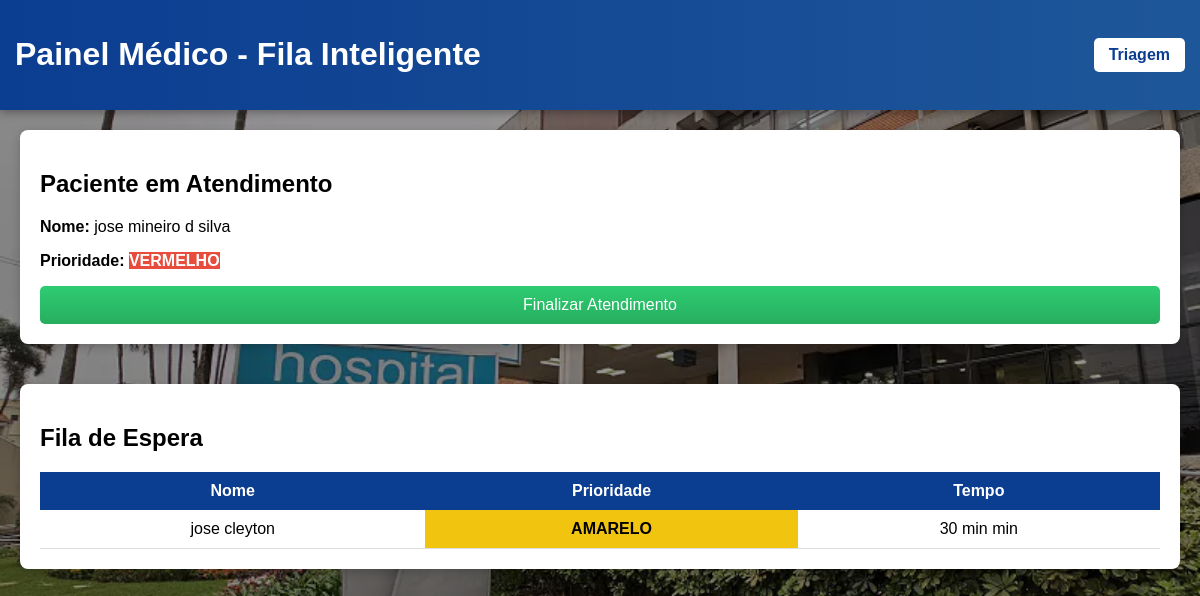
Page /painel on the earlier database version.
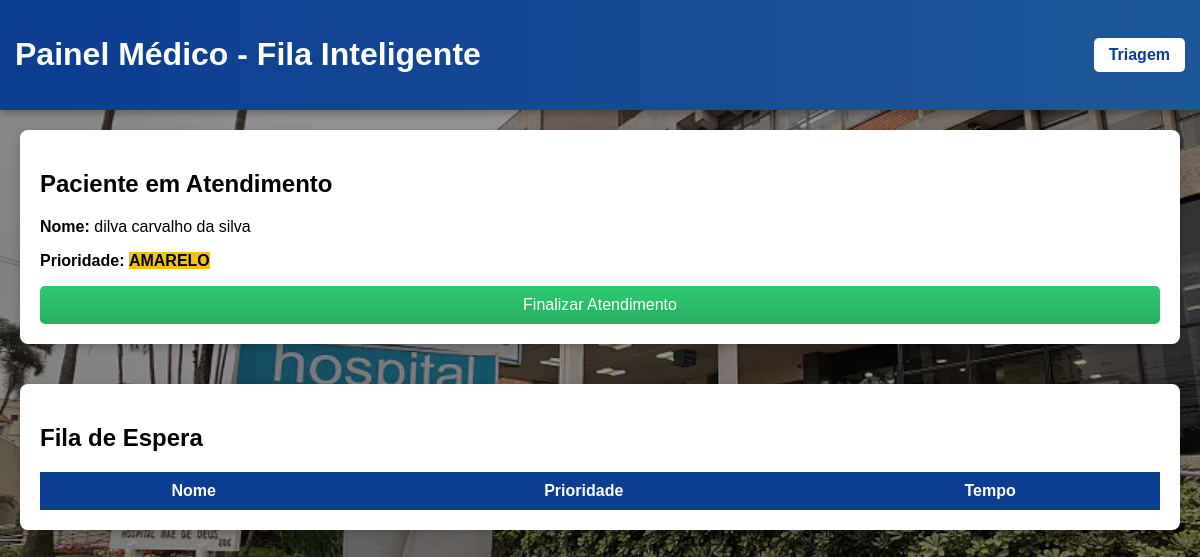
Same page on the later database version.
### tables this page shows
CREATE TABLE pacientes(
        id INTEGER PRIMARY KEY AUTOINCREMENT,
        nome TEXT,
        idade INTEGER,
        diagnostico TEXT,
        cor TEXT,
        tempo TEXT,
        status TEXT DEFAULT 'AGUARDANDO'
    );

### app.py (the view)
@app.route("/painel")
def painel():
    conn = sqlite3.connect("database.db")
    cursor = conn.cursor()
    cursor.execute("""
        SELECT *
        FROM pacientes
        WHERE status = 'ATENDIMENTO'
        LIMIT 1
    """)
    atendimento = cursor.fetchone()
    cursor.execute("""
        SELECT *
        FROM pacientes
        WHERE status = 'AGUARDANDO'
        ORDER BY
            CASE cor
                WHEN 'VERMELHO' THEN 1
                WHEN 'AMARELO' THEN 2
                WHEN 'VERDE' THEN 3
            END,
            id ASC
    """)
    fila = cursor.fetchall()
    conn.close()
    return render_template(
        "painel.html",
        atendimento=atendimento,
        fila=fila
    )

### templates/painel.html (shortened to what this page needs)
<!DOCTYPE html>
<html lang="pt-br">
<head>
    <link rel="stylesheet" href="{{ url_for('static', filename='style.css') }}">
</head>
<body>
<header>
    <h1>Painel Médico - Fila Inteligente</h1>
    <a href="/" class="btn-topo">Triagem</a>
</header>
<div class="container">
    <div class="card" style="width:100%">
        <h2>Paciente em Atendimento</h2>
        {% if atendimento %}
        <p><strong>Nome:</strong> {{ atendimento[1] }}</p>
        <p><strong>Prioridade:</strong> <span class="{{ atendimento[4] }}">{{ atendimento[4] }}</span></p>
        <a href="/finalizar/{{ atendimento[0] }}"><button>Finalizar Atendimento</button></a>
        {% else %}
        <p>Nenhum paciente em atendimento</p>
        <a href="/chamar"><button>Chamar Próximo Paciente</button></a>
        {% endif %}
    </div>
    <div class="card" style="width:100%">
        <h2>Fila de Espera</h2>
        <table>
            <tr><th>Nome</th><th>Prioridade</th><th>Tempo</th></tr>
            {% for p in fila %}
            <tr>
                <td>{{ p[1] }}</td>
                <td class="{{ p[4] }}">{{ p[4] }}</td>
                <td>{{ p[5] }} min</td>
            </tr>
            {% endfor %}
        </table>
    </div>
</div>
</body>
</html>

Differences in the rows shown:
no longer on this page (row edited): pacientes: nome "jose mineiro d silva", cor "VERMELHO"
no longer on this page (row edited): pacientes: nome "jose cleyton", cor "AMARELO", tempo "30 min"
added pacientes: nome "dilva carvalho da silva", cor "AMARELO"
